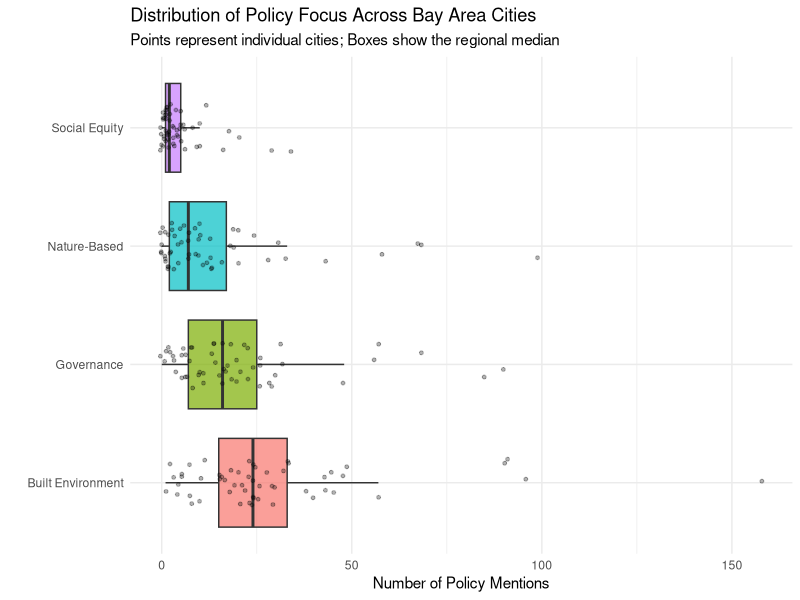
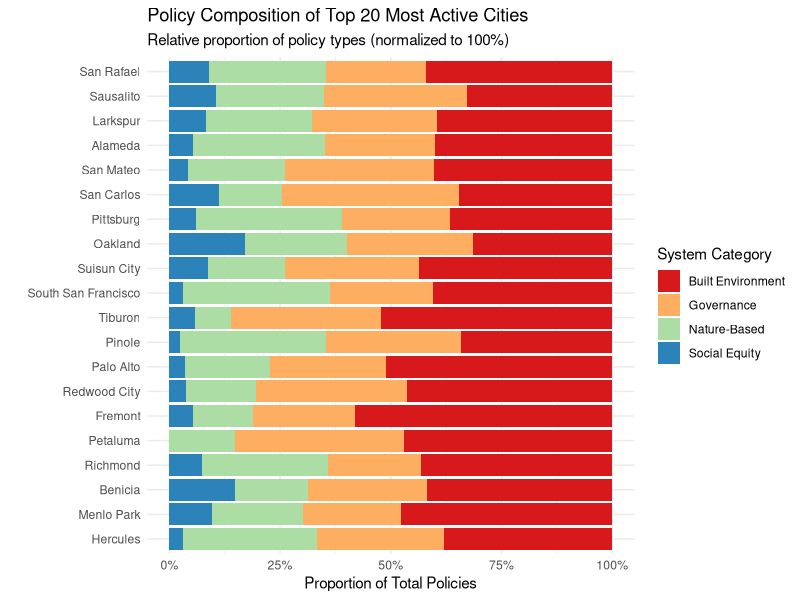
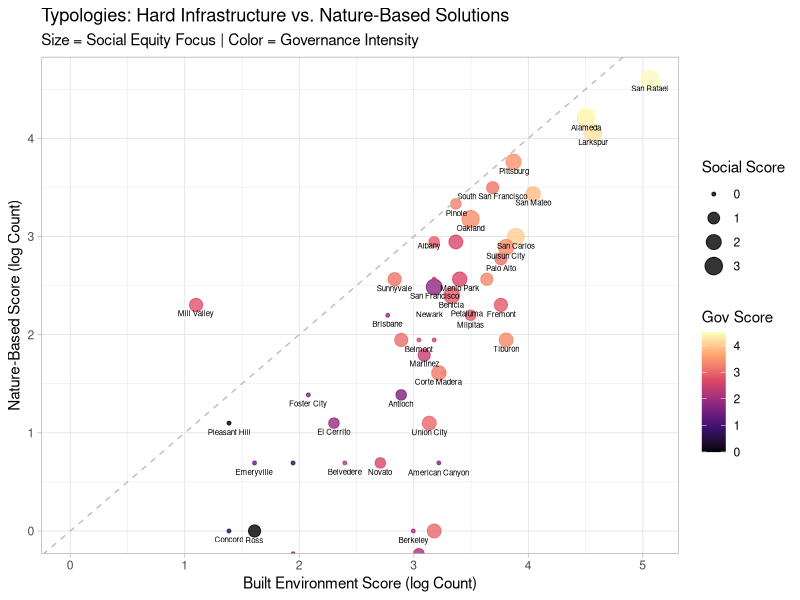

These figures' R source, in order:

library(readxl)
library(tidyverse)

# download data from Bay Adapt Github
# url <- "https://github.com/BCDC-GIS/Bay-Adapt-Currents/blob/e8e4ec0ad1ee6888070975a138a3d7d075c1a40f/Sea%20Level%20Rise%20in%20General%20Plans/Cities.xlsx?raw=true"

# download.file(url, destfile = "data/Cities_Simplified.xlsx")

cities_data <- read_excel("data/Cities_Simplified.xlsx")[,1:41]

colnames(cities_data) <- c('city',
                           'county', 
                           'doc_type',
                           'year',
                           'element',
                           'policy',
                           'program',
                           'text',
                           'aff_housing',
                           'beach',
                           'building_code',
                           'community_engage',
                           'contamination',
                           'coordination',
                           'cult_hist_pres',
                           'development',
                           'econ_jobs',
                           'education_outreach',
                           'emergency',
                           'erosion',
                           'expenditures',
                           'funding',
                           'planning',
                           'habitat_env_qual',
                           'infrastructure',
                           'managed_retreat',
                           'mapping',
                           'levees_seawall',
                           'nature_based',
                           'open_space',
                           'public_health',
                           'research_monitor',
                           'training',
                           'transport_mobility',
                           'utilities',
                           'vulnerable_populations',
                           'water_quality',
                           'wetlands',
                           'flood_stormwater',
                           'groundwater',
                           'slr_mentioned'
) 

colnames(cities_data) <- c(
  'city', 'county', 'doc_type', 'year', 'element', 'policy', 'program', 'text',
  'aff_housing', 'beach', 'building_code', 'community_engage', 'contamination',
  'coordination', 'cult_hist_pres', 'development', 'econ_jobs', 'education_outreach',
  'emergency', 'erosion', 'expenditures', 'funding', 'planning', 'habitat_env_qual',
  'infrastructure', 'managed_retreat', 'mapping', 'levees_seawall', 'nature_based',
  'open_space', 'public_health', 'research_monitor', 'training', 'transport_mobility',
  'utilities', 'vulnerable_populations', 'water_quality', 'wetlands',
  'flood_stormwater', 'groundwater', 'slr_mentioned'
)

# --- 2. AGGREGATION (New Code) ---

# come back to how these correlate with one another via cluster analysis, etc

#policy and program differences need to be looked at as well

# check for city completeness

# 1. Built Environment
vars_built <- c('infrastructure', 'transport_mobility', 'utilities', 
                'building_code', 'development', 'levees_seawall', 'flood_stormwater')

# 2. Natural Resources
vars_nature <- c('wetlands', 'nature_based', 'habitat_env_qual', 
                 'open_space', 'beach', 'erosion', 'water_quality', 
                 'groundwater', 'contamination')

# 3. Social Equity
vars_social <- c('vulnerable_populations', 'aff_housing', 'public_health', 
                 'cult_hist_pres', 'econ_jobs', 'community_engage', 'education_outreach')

# 4. Governance & Process
vars_gov <- c('planning', 'coordination', 'funding', 'expenditures', 
              'research_monitor', 'mapping', 'training', 'emergency', 'managed_retreat')

cities_clean <- cities_data |>
  mutate(across(aff_housing:slr_mentioned, 
                ~ case_when(. == "1" ~ 1, TRUE ~ 0))) |>
  mutate(year = as.numeric(as.character(year))) |>
  rowwise() |>
  mutate(
    sys_built   = sum(c_across(all_of(vars_built))),
    sys_nature  = sum(c_across(all_of(vars_nature))),
    sys_social  = sum(c_across(all_of(vars_social))),
    sys_gov     = sum(c_across(all_of(vars_gov))),
  ) |>
  ungroup() |>
  mutate(across(aff_housing:slr_mentioned, as.factor)) |>
  mutate(across(city:element, as.factor)) |> 
  select(city, element, sys_built, sys_nature, sys_social, sys_gov, year, text, everything())

double_counts <- cities_clean |> 
  filter(sys_built > 1 | sys_nature > 1 | sys_social > 1 | sys_gov > 1) |> 
  select(city, text, sys_built, sys_nature, sys_social, sys_gov)

#removing distinctions between elements, eyar, and text
cities_agg <- cities_clean |>
  group_by(city) |>
  summarise(
    sys_built = sum(sys_built),
    sys_nature = sum(sys_nature),
    sys_social = sum(sys_social),
    sys_gov = sum(sys_gov),
  ) 

# |>
#   mutate(
#     sys_built_b = ifelse(sys_built > 0, 1, 0),
#     sys_nature_b = ifelse(sys_nature > 0, 1, 0),
#     sys_social_b = ifelse(sys_social > 0, 1, 0),
#     sys_gov_b = ifelse(sys_gov > 0, 1, 0)
  # )

# --- 3. VISUALIZATION ---


# 1. Convert to Long Format
plot_data_long <- cities_agg |>
  pivot_longer(
    cols = c(sys_built, sys_nature, sys_social, sys_gov),
    names_to = "System_Type",
    values_to = "Count"
  ) |>
  # Clean up the names for the legend
  mutate(System_Type = recode(System_Type,
                              "sys_built" = "Built Environment",
                              "sys_nature" = "Nature-Based",
                              "sys_social" = "Social Equity",
                              "sys_gov" = "Governance"))

# 2. Calculate Total Volume per City (for sorting)
city_totals <- plot_data_long |>
  group_by(city) |>
  summarise(Total_Policies = sum(Count)) |>
  arrange(desc(Total_Policies))

# --- VISUALIZATION 1: The "System Dominance" Boxplot ---
# Question: Across all cities, which systems are getting the most attention?

ggplot(plot_data_long, aes(x = System_Type, y = Count, fill = System_Type)) +
  geom_boxplot(alpha = 0.7, outlier.shape = NA) +
  geom_jitter(width = 0.2, alpha = 0.3, size = 1) + # Adds dots for individual cities
  theme_minimal() +
  labs(
    title = "Distribution of Policy Focus Across Bay Area Cities",
    subtitle = "Points represent individual cities; Boxes show the regional median",
    x = "",
    y = "Number of Policy Mentions"
  ) +
  theme(legend.position = "none") +
  coord_flip() # Flips sideways for easier reading


# --- VISUALIZATION 2: The "Strategic Mix" (Top 20 Cities) ---
# Question: Do the most active cities prioritize different things?
# We filter to the top 20 cities by volume to keep the chart readable.

top_20_cities <- city_totals$city[1:20]

plot_data_long |>
  filter(city %in% top_20_cities) |>
  ggplot(aes(x = reorder(city, Count), y = Count, fill = System_Type)) +
  geom_col(position = "fill") + # "fill" makes it a 100% stacked bar
  scale_y_continuous(labels = scales::percent) +
  coord_flip() +
  theme_minimal() +
  labs(
    title = "Policy Composition of Top 20 Most Active Cities",
    subtitle = "Relative proportion of policy types (normalized to 100%)",
    x = "",
    y = "Proportion of Total Policies",
    fill = "System Category"
  ) +
  scale_fill_brewer(palette = "Spectral")


# --- VISUALIZATION 3: The "Nature vs. Concrete" Scatter Plot ---
# Question: Are cities that build 'hard' infrastructure also investing in 'nature'?
# Or is it an either/or trade-off?

ggplot(cities_agg, aes(x = log(sys_built), y = log(sys_nature))) +
  geom_point(aes(size = log(sys_social), color = log(sys_gov)), alpha = 0.8) +
  geom_text(aes(label = as.character(city)),
            vjust = 2, 
            size = 2, 
            position='jitter',
            check_overlap = TRUE) +
  theme_light() +
  scale_color_viridis_c(option = "magma") +
  labs(
    title = "Typologies: Hard Infrastructure vs. Nature-Based Solutions",
    subtitle = "Size = Social Equity Focus | Color = Governance Intensity",
    x = "Built Environment Score (log Count)",
    y = "Nature-Based Score (log Count)",
    color = "Gov Score",
    size = "Social Score"
  ) +
  geom_abline(intercept = 0, slope = 1, linetype = "dashed", color = "gray") # Line of equality

